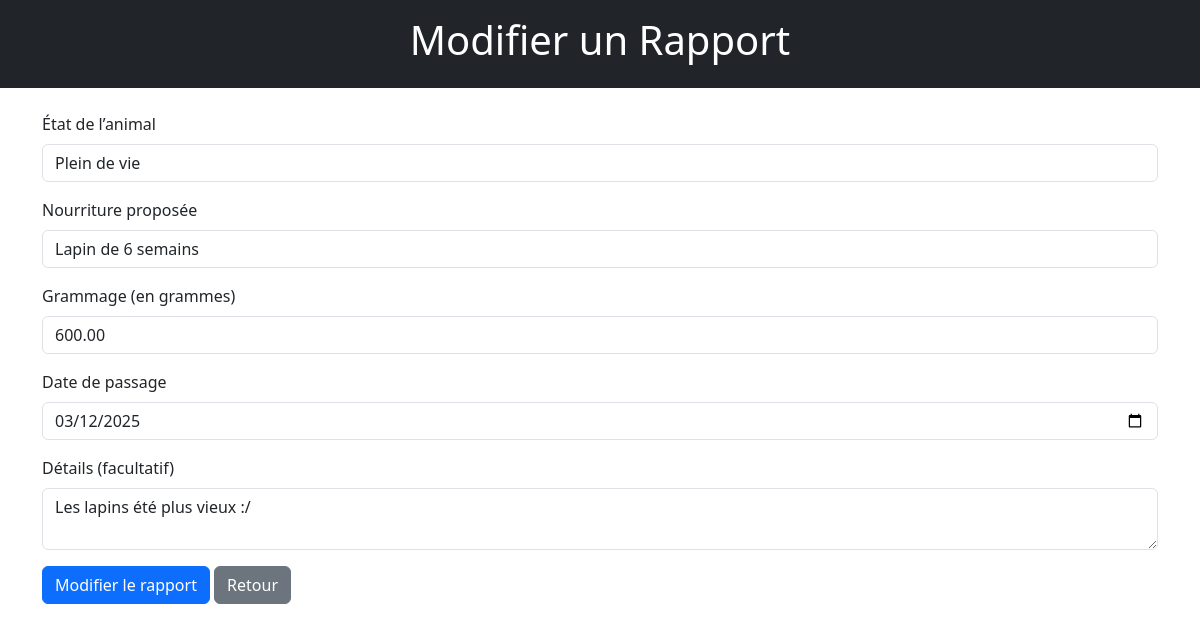
The page /front/html/edit_report.php?id=8 (signed in) on the database its author committed.
### tables this page shows
CREATE TABLE `vet_reports` (
  `id` int(11) NOT NULL,
  `animal_id` int(11) NOT NULL,
  `vet_id` int(11) NOT NULL,
  `state` varchar(255) NOT NULL,
  `food` varchar(255) DEFAULT NULL,
  `weight` decimal(10,2) NOT NULL,
  `visit_date` date NOT NULL,
  `details` text DEFAULT NULL,
  `created_at` timestamp NOT NULL DEFAULT current_timestamp()
);

### front/html/edit_report.php (the view, shortened to what this page needs)
<?php
require_once __DIR__ . '/../../lib/pdo.php';
$report = null;
$id = (int)$_GET['id'];
try {
    $query = $pdo->prepare("
        SELECT *
        FROM vet_reports
        WHERE id = :id
    ");
    $query->execute([':id' => $id]);
    $report = $query->fetch(PDO::FETCH_ASSOC);
} catch (PDOException $e) {
    $error = "Erreur lors de la récupération du rapport : " . $e->getMessage();
}
?>
<!DOCTYPE html>
<html lang="fr">
<head>
    <link href="https://cdn.jsdelivr.net/npm/bootstrap@5.3.0-alpha1/dist/css/bootstrap.min.css" rel="stylesheet">
</head>
<body>
    <header class="bg-dark text-white text-center py-3">
        <h1>Modifier un Rapport</h1>
    </header>
    <main class="container mt-4">
        <?php if ($report): ?>
            <form method="POST">
                <div class="mb-3">
                    <label for="state" class="form-label">État de l’animal</label>
                    <input type="text" name="state" id="state" class="form-control" value="<?= htmlspecialchars($report['state']) ?>" required>
                </div>
                <div class="mb-3">
                    <label for="food" class="form-label">Nourriture proposée</label>
                    <input type="text" name="food" id="food" class="form-control" value="<?= htmlspecialchars($report['food']) ?>" required>
                </div>
                <div class="mb-3">
                    <label for="weight" class="form-label">Grammage (en grammes)</label>
                    <input type="number" name="weight" id="weight" class="form-control" value="<?= htmlspecialchars($report['weight']) ?>" required>
                </div>
                <div class="mb-3">
                    <label for="visit_date" class="form-label">Date de passage</label>
                    <input type="date" name="visit_date" id="visit_date" class="form-control" value="<?= htmlspecialchars($report['visit_date']) ?>" required>
                </div>
                <div class="mb-3">
                    <label for="details" class="form-label">Détails (facultatif)</label>
                    <textarea name="details" id="details" class="form-control"><?= htmlspecialchars($report['details']) ?></textarea>
                </div>
                <button type="submit" class="btn btn-primary">Modifier le rapport</button>
                <a href="manage_reports.php" class="btn btn-secondary">Retour</a>
            </form>
        <?php endif; ?>
    </main>
</body>
</html>

### rows shown on the page
vet_reports: state "Plein de vie", food "Lapin de 6 semains", weight "600.00", visit_date "03/12/2025", details "Les lapins été plus vieux :/"
